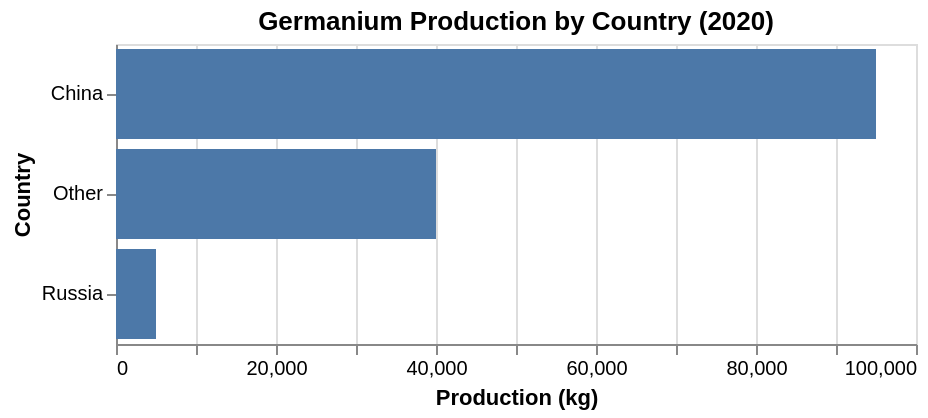

The cell this chart's notebook holds for it:
### Markdown cell above
#### 2. Bar Chart: Germanium Production by Country (2020)

### Code cell
germanium_df = pd.read_csv('data/processed/dataset1/germanium_production_by_country.csv')
germanium_df_2020 = germanium_df[germanium_df['production_2020_kg'].notna()][['country', 'production_2020_kg']]
country_order = germanium_df_2020.sort_values('production_2020_kg', ascending = False)['country'].tolist()

bar_chart = alt.Chart(germanium_df_2020).mark_bar().encode(
    alt.Y('country:N', sort = country_order, title = "Country"),
    alt.X('production_2020_kg:Q', title = "Production (kg)"),
    tooltip = [
        alt.Tooltip('country:N', title = "Country"),
        alt.Tooltip('production_2020_kg:Q', title = "Production (kg)", format = ',')
    ]
).properties(
    width = 400,
    height = 150,
    title = "Germanium Production by Country (2020)"
)

bar_chart

### Figure 1 — Vega-Lite specification as saved in the notebook (floating-point values rounded to 4 significant figures)
{"config": {"view": {"continuousWidth": 300, "continuousHeight": 300}}, "data": {"name": "data-8fb206dac5dc366ec3e449738c0b2f89"}, "mark": {"type": "bar"}, "encoding": {"tooltip": [{"field": "country", "title": "Country", "type": "nominal"}, {"field": "production_2020_kg", "format": ",", "title": "Production (kg)", "type": "quantitative"}], "x": {"field": "production_2020_kg", "title": "Production (kg)", "type": "quantitative"}, "y": {"field": "country", "sort": ["China", "Other", "Russia"], "title": "Country", "type": "nominal"}}, "height": 150, "title": "Germanium Production by Country (2020)", "width": 400, "$schema": "https://vega.github.io/schema/vega-lite/v6.1.0.json", "datasets": {"data-8fb206dac5dc366ec3e449738c0b2f89": [{"country": "China", "production_2020_kg": 95000.0}, {"country": "Russia", "production_2020_kg": 5000.0}, {"country": "Other", "production_2020_kg": 40000.0}]}}
